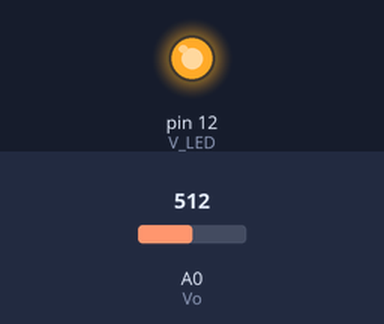
Simulated run of this sketch. Board: Arduino Uno, built with avr-gcc and run on an emulated ATmega328P. Shown: output pins drawn as LEDs (lit = HIGH). Inputs (shaded band) come from the test bench; at power-on: A0 (Vo) = 512. What the sketch prints to the serial monitor is not drawn.

Above: at 0.1 s.
Timing chart, 0 to 1.6 s (numbered marks = the images above):
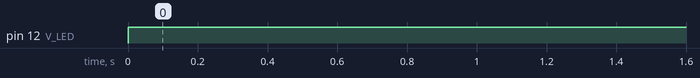

Measured:
- by itself, pin 12 (V_LED): LOW → HIGH at 0.00 s

The sketch:

sketch_mar11a.ino
```cpp
int Vo = A0;
int V_LED = 12;

float Vo_vaLue=0;

void setup() {
  Serial.begin(9600);
  pinMode(V_LED, OUTPUT);
  pinMode(Vo, INPUT);
}

void loop()
{
  digitalWrite(V_LED,LOW);
  delayMicroseconds(280);
  Vo_vaLue = analogRead(Vo);
  delayMicroseconds(40);
  digitalWrite(V_LED,HIGH);
  delayMicroseconds(9680);
  Serial.print("dust=");
  Serial.println(Vo_vaLue);
  delay(1000);
}
```
